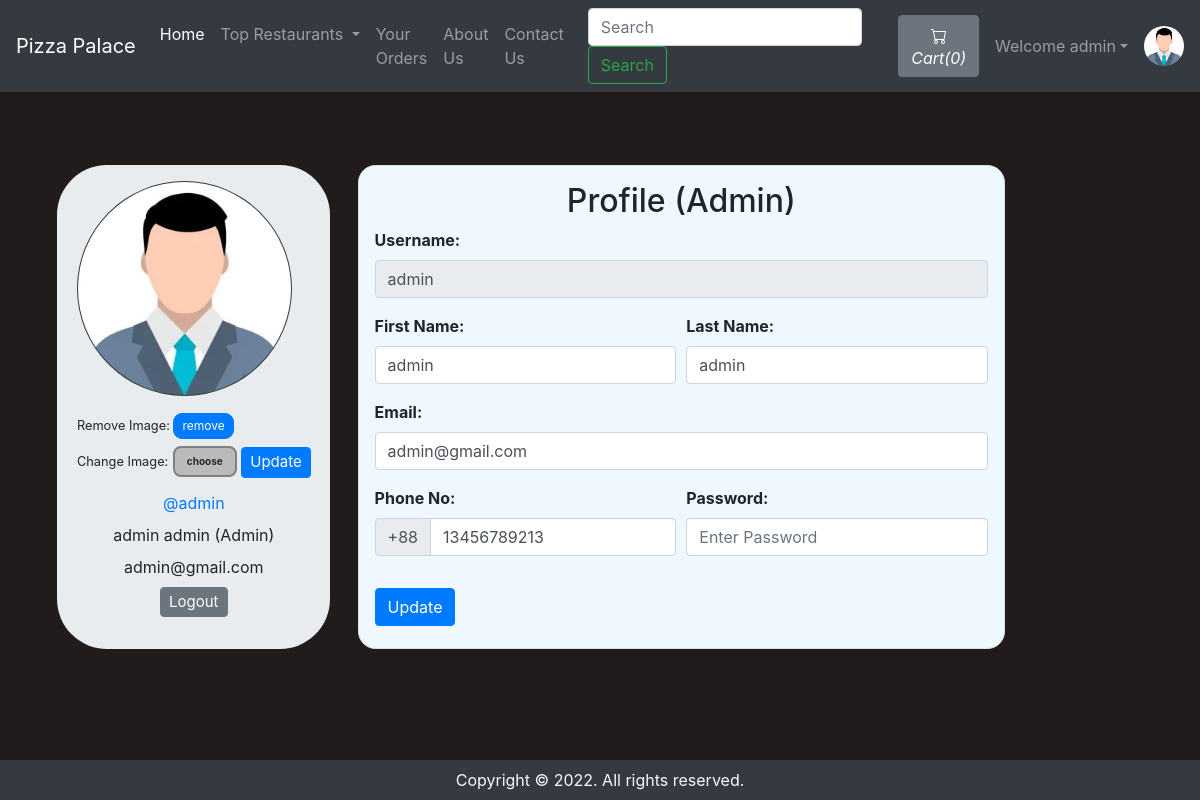
Screenshot of /profileDisp.php (signed in) with the database file from the repository.
### tables this page shows
CREATE TABLE `system_info` (
  `interim_id` int(11) NOT NULL,
  `sys_Name` varchar(21) NOT NULL,
  `email` varchar(40) NOT NULL,
  `sys_Contact01` bigint(21) NOT NULL,
  `contact2` bigint(21) DEFAULT NULL COMMENT 'Not required',
  `address` text NOT NULL,
  `date_time` datetime NOT NULL DEFAULT current_timestamp()
);

CREATE TABLE `system_users` (
  `id` int(21) NOT NULL,
  `username` varchar(21) NOT NULL,
  `first_name` varchar(21) NOT NULL,
  `last_name` varchar(21) NOT NULL,
  `email` varchar(40) NOT NULL,
  `phone` bigint(21) NOT NULL,
  `user_group` enum('0','1') NOT NULL DEFAULT '0' COMMENT '0=Customer,\r\n1=Admin',
  `password` varchar(255) NOT NULL,
  `reg_date` datetime NOT NULL DEFAULT current_timestamp()
);

### profileDisp.php (the view, shortened to what this page needs)
<!DOCTYPE HTML>
<html lang="en">
<head>
    <link rel="stylesheet" href="https://stackpath.bootstrapcdn.com/bootstrap/4.2.1/css/bootstrap.min.css">
    <link rel="stylesheet" href="https://stackpath.bootstrapcdn.com/bootstrap/4.3.1/css/bootstrap.min.css">
    <link rel="stylesheet" href="https://use.fontawesome.com/releases/v5.7.2/css/all.css">
</head>
<body>
    <?php error_reporting(0); include 'components/connect.php';?>
    <?php error_reporting(0); require 'components/pilot.php' ?>
    <?php error_reporting(0);
        if($loggedin) {
    ?>
    <div class="container">
        <?php error_reporting(0);
            $sql = "SELECT * FROM system_users WHERE id='$customer_id'";
            $result = mysqli_query($conn, $sql);
            $row=mysqli_fetch_assoc($result);
            $username = $row['username'];
            $first_name = $row['first_name'];
            $last_name = $row['last_name'];
            $email = $row['email'];
            $phone = $row['phone'];
            $user_group = $row['user_group'];
            if($user_group == 0) {
                $user_group = "User";
            }
            else {
                $user_group = "Admin";
            }
        ?>
        <div class="row">
            <div class="jumbotron p-3 mb-3" style="display: flex;justify-content: center;width: 28%;border-radius: 50px;margin: 0 auto;">
                <div class="user-info">
                    <img class="rounded-circle mb-3 bg-dark" src="img/person-<?php error_reporting(0); echo $customer_id; ?>.jpg" onError="this.src = 'img/profilePic.jpg'" style="width:215px;height:215px;padding:1px;">
                    <form action="components/profileEdit.php" method="POST">
                        <small>Remove Image: </small><button type="submit" class="btn btn-primary" name="removeProfilePic" style="font-size: 12px;padding: 3px 8px;border-radius: 9px;">remove</button>
                    </form>
                    <form action="components/profileEdit.php" method="POST" enctype="multipart/form-data" style="margin-top: 7px;">
                        <div class="upload-btn-wrapper">
                            <small>Change Image:</small>
                            <button class="btn upload">choose</button>
                        </div>
                        <button type="submit" name="updateProfilePic" class="btn btn-primary" style="margin-top: -20px;font-size: 15px;padding: 3px 8px;">Update</button>
                    </form>
                    <ul class="meta list list-unstyled" style="text-align:center;">
                        <li class="username my-2"><a href="profileDisp.php">@<?php error_reporting(0); echo $username ?></a></li>
                        <li class="name"><?php error_reporting(0); echo $first_name." ".$last_name; ?>
                            <label class="label label-info">(<?php error_reporting(0); echo $user_group ?>)</label>
                        </li>
                        <li class="email"><?php error_reporting(0); echo $email ?></li>
                        <li class="my-2"><a href="components/logOut.php"><button class="btn btn-secondary" style="font-size: 15px;padding: 3px 8px;">Logout</button></a></li>
                    </ul>
                </div>
            </div>
            <div class="content-panel mb-3" style="display: flex;justify-content: center;">
                <div class="border p-3" style="border: 2px solid rgba(0, 0, 0, 0.1);border-radius: 1.1rem;background-color: aliceblue;">
                    <h2 class="title text-center">Profile<span class="pro-label label label-warning"> (<?php error_reporting(0); echo $user_group ?>)</span></h2>
                    <form action="components/profileEdit.php" method="post">
                        <div class="form-group">
                            <b><label for="username">Username:</label></b>
                            <input class="form-control" id="username" name="username" type="text" disabled value="<?php error_reporting(0); echo $username ?>">
                        </div>
                        <div class="form-row">
                        <div class="form-group col-md-6">
                            <b><label for="first_name">First Name:</label></b>
                            <input type="text" class="form-control" id="first_name" name="first_name" placeholder="First Name" required value="<?php error_reporting(0); echo $first_name ?>">
                        </div>
                        <div class="form-group col-md-6">
                            <b><label for="last_name">Last Name:</label></b>
                            <input type="text" class="form-control" id="last_name" name="last_name" placeholder="Last name" required value="<?php error_reporting(0); echo $last_name ?>">
                        </div>
                        </div>
                        <div class="form-group">
                            <b><label for="email">Email:</label></b>
                            <input type="email" class="form-control" id="email" name="email" placeholder="Enter Your Email" required value="<?php error_reporting(0); echo $email ?>">
                        </div>
                        <div class="form-row">
                            <div class="form-group  col-md-6">
                                <b><label for="phone">Phone No:</label></b>
                                <div class="input-group mb-3">
                                    <div class="input-group-prepend">
                                        <span class="input-group-text" id="basic-addon">+88</span>
                                    </div>
                                    <input type="tel" class="form-control" id="phone" name="phone" placeholder="Enter Your Phone Number" required pattern="[0-9]{11}" maxlength="11" value="<?php error_reporting(0); echo $phone ?>">
                                </div>
                            </div>
                            <div class="form-group  col-md-6">
                                <b><label for="password">Password:</label></b>
                                <input class="form-control" id="password" name="password" placeholder="Enter Password" type="password" required minlength="4" maxlength="21" data-toggle="password">
                            </div>
                        </div>
                        <button type="submit" name="updateProfileDetail" class="btn btn-primary">Update</button>
                    </form>
                </div>
            </div>
        </div>
    </div>
    <?php error_reporting(0);
        }
    ?>
    <?php error_reporting(0); require 'components/pageFooter.php' ?>
</body>
</html>

### components/pilot.php (shortened to what this page needs)
<?php error_reporting(0);
if(isset($_SESSION['loggedin']) && $_SESSION['loggedin']==true){
  $loggedin= true;
  $customer_id = $_SESSION['customer_id'];
  $username = $_SESSION['username'];
}
else{
  $loggedin = false;
  $customer_id = 0;
}
$sql = "SELECT * FROM `system_info`";
$result = mysqli_query($conn, $sql);
$row = mysqli_fetch_assoc($result);
$sys_Name = $row['sys_Name'];
echo '<nav class="navbar navbar-expand-lg navbar-dark bg-dark">
      <a class="navbar-brand" href="index.php">'.$sys_Name.'</a>
      <button class="navbar-toggler" type="button" data-toggle="collapse" data-target="#navbarSupportedContent" aria-controls="navbarSupportedContent" aria-expanded="false" aria-label="Toggle navigation">
        <span class="navbar-toggler-icon"></span>
      </button>
      <div class="collapse navbar-collapse" id="navbarSupportedContent">
        <ul class="navbar-nav mr-auto">
          <li class="nav-item active">
            <a class="nav-link" href="index.php">Home <span class="sr-only">(current)</span></a>
          </li>
          <li class="nav-item dropdown">
            <a class="nav-link dropdown-toggle" href="#" id="navbarDropdown" role="button" data-toggle="dropdown" aria-haspopup="true" aria-expanded="false">
              Top Restaurants
            </a>
            <div class="dropdown-menu" aria-labelledby="navbarDropdown">';
            echo '</div>
          </li>
          <li class="nav-item">
            <a class="nav-link" href="orderDisp.php">Your Orders</a>
          </li>
          <li class="nav-item">
            <a class="nav-link" href="aboutSystem.php">About Us</a>
          </li>
          <li class="nav-item">
            <a class="nav-link" href="contactForm.php">Contact Us</a>
          </li>
        </ul>
        <form method="get" action="/pizza-delivery/searchFX.php" class="form-inline my-2 my-lg-0 mx-3">
          <input class="form-control mr-sm-2" type="search" name="search" id="search" placeholder="Search" aria-label="Search" required>
          <button class="btn btn-outline-success my-2 my-sm-0" type="submit">Search</button>
        </form>';
        $countsql = "SELECT SUM(`quantity`) FROM `cart` WHERE `customer_id`=$customer_id";
        $countresult = mysqli_query($conn, $countsql);
        $countrow = mysqli_fetch_assoc($countresult);
        $count = $countrow['SUM(`quantity`)'];
        if(!$count) {
          $count = 0;
        }
        echo '<a href="cartDisp.php"><button type="button" class="btn btn-secondary mx-2" title="MyCart">
          <svg xmlns="img/cart.svg" width="16" height="16" fill="currentColor" class="bi bi-cart" viewBox="0 0 16 16">
            <path d="M0 1.5A.5.5 0 0 1 .5 1H2a.5.5 0 0 1 .485.379L2.89 3H14.5a.5.5 0 0 1 .491.592l-1.5 8A.5.5 0 0 1 13 12H4a.5.5 0 0 1-.491-.408L2.01 3.607 1.61 2H.5a.5.5 0 0 1-.5-.5zM3.102 4l1.313 7h8.17l1.313-7H3.102zM5 12a2 2 0 1 0 0 4 2 2 0 0 0 0-4zm7 0a2 2 0 1 0 0 4 2 2 0 0 0 0-4zm-7 1a1 1 0 1 1 0 2 1 1 0 0 1 0-2zm7 0a1 1 0 1 1 0 2 1 1 0 0 1 0-2z"/>
          </svg>
          <i class="bi bi-cart">Cart(' .$count. ')</i>
        </button></a>';
        if($loggedin){
          echo '<ul class="navbar-nav mr-2">
            <li class="nav-item dropdown">
              <a class="nav-link dropdown-toggle" href="#" id="navbarDropdown" role="button" data-toggle="dropdown"> Welcome ' .$username. '</a>
              <div class="dropdown-menu" aria-labelledby="navbarDropdown">
                <a class="dropdown-item" href="components/logOut.php">Logout</a>
              </div>
            </li>
          </ul>
          <div class="text-center image-size-small position-relative">
            <a href="profileDisp.php"><img src="img/person-' .$customer_id. '.jpg" class="rounded-circle" onError="this.src = \'img/profilePic.jpg\'" style="width:40px; height:40px"></a>
          </div>';
        }
        else {
          echo '
          <button type="button" class="btn btn-success mx-2"  data-toggle="modal" data-target="#loginModal">Login</button>
          <button type="button" class="btn btn-success mx-2"  data-toggle="modal" data-target="#signupModal">SignUp</button>';
        }
  echo '</div>
    </nav>';
?>

### profileDisp.php (style rules this page uses)
body { background-color: #221b1b; }
.row { margin-right: 150px; margin-top: 73px; }
.upload-btn-wrapper { position: relative; overflow: hidden; display: inline-block; }
button.btn.upload { border: 2px solid gray; background-color: #bababa; border-radius: 8px; font-size: 10px; font-weight: bold; }

### rows the page displays
system_info: sys_Name "Pizza Palace"
system_users: username "admin", first_name "admin", last_name "admin", user_group "Admin", email "admin@gmail.com", phone "13456789213"

### other values shown
$count "0"
$username "admin"
